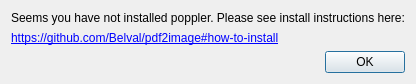
<?xml version="1.0" encoding="UTF-8"?>
<ui version="4.0">
 <class>PopplerNotInstalledDialog</class>
 <widget class="QDialog" name="PopplerNotInstalledDialog">
  <property name="geometry">
   <rect>
    <x>0</x>
    <y>0</y>
    <width>372</width>
    <height>79</height>
   </rect>
  </property>
  <property name="font">
   <font>
    <family>Tahoma</family>
   </font>
  </property>
  <property name="windowTitle">
   <string>Poppler not installed</string>
  </property>
  <property name="sizeGripEnabled">
   <bool>false</bool>
  </property>
  <property name="modal">
   <bool>false</bool>
  </property>
  <layout class="QVBoxLayout" name="verticalLayout">
   <item>
    <widget class="QLabel" name="label">
     <property name="autoFillBackground">
      <bool>false</bool>
     </property>
     <property name="text">
      <string>Seems you have not installed poppler. Please see install instructions here:</string>
     </property>
    </widget>
   </item>
   <item>
    <widget class="QLabel" name="label_2">
     <property name="text">
      <string>&lt;a href=&quot;https://github.com/Belval/pdf2image#how-to-install&quot;&gt;https://github.com/Belval/pdf2image#how-to-install&lt;/a&gt;</string>
     </property>
     <property name="openExternalLinks">
      <bool>true</bool>
     </property>
     <property name="textInteractionFlags">
      <set>Qt::LinksAccessibleByMouse</set>
     </property>
    </widget>
   </item>
   <item>
    <widget class="QDialogButtonBox" name="buttonBox">
     <property name="orientation">
      <enum>Qt::Horizontal</enum>
     </property>
     <property name="standardButtons">
      <set>QDialogButtonBox::Ok</set>
     </property>
    </widget>
   </item>
  </layout>
 </widget>
 <resources/>
 <connections>
  <connection>
   <sender>buttonBox</sender>
   <signal>accepted()</signal>
   <receiver>PopplerNotInstalledDialog</receiver>
   <slot>accept()</slot>
   <hints>
    <hint type="sourcelabel">
     <x>238</x>
     <y>74</y>
    </hint>
    <hint type="destinationlabel">
     <x>157</x>
     <y>103</y>
    </hint>
   </hints>
  </connection>
 </connections>
</ui>
